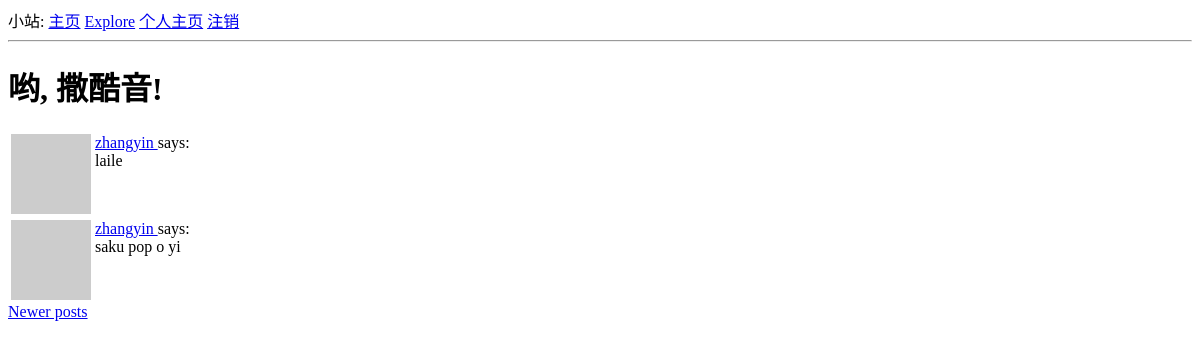
The app's page /explore?page=4 (signed in), older data.
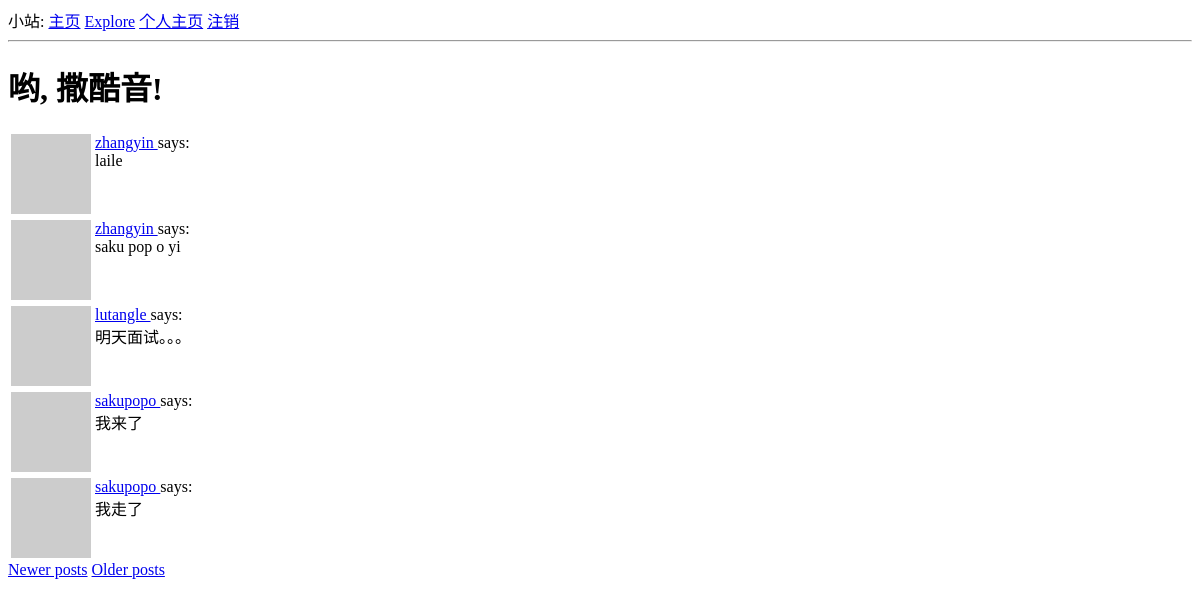
The same page, newer data.
### app/models.py (models this page shows, shortened)
class Post(db.Model):
    id = db.Column(db.Integer, primary_key=True)
    body = db.Column(db.String(140))
    timestamp = db.Column(db.DateTime)
    user_id = db.Column(db.Integer, db.ForeignKey('user.id'))

class User(UserMixin, db.Model):
    id = db.Column(db.Integer, primary_key=True)
    username = db.Column(db.String(64), index=True, unique=True)
    email = db.Column(db.String(120), index=True, unique=True)
    password_hash = db.Column(db.String(128))
    posts = db.relationship('Post', backref='author', lazy='dynamic')
    about_me = db.Column(db.String(140))
    last_seen = db.Column(db.DateTime, default=datetime.utcnow)
    followed = db.relationship(
        'User', secondary=followers,
        primaryjoin=(followers.c.follower_id == id),
        secondaryjoin=(followers.c.followed_id == id),
        backref=db.backref('followers', lazy='dynamic'), lazy='dynamic')
    def avatar(self, size):
        digest = md5(self.email.lower().encode('utf-8')).hexdigest()
        return 'https://www.gravatar.com/avatar/{}?d=identicon&s={}'.format(
            digest, size)

### app/routes.py (the view)
@app.route('/explore')
@login_required
def explore():
    page = request.args.get('page', 1, type=int)
    posts = Post.query.order_by(Post.timestamp.asc()).paginate(   #为什么desc，asc都是反的顺序？
       page, app.config['POSTS_PER_PAGE'], False)
    next_url = url_for('explore', page=posts.next_num) \
        if posts.has_next else None
    prev_url = url_for('explore', page=posts.prev_num) \
        if posts.has_prev else None
    return render_template('index.html', title='Explore', posts=posts.items,
                        next_url=next_url, prev_url=prev_url)

### app/models.py (called while the page is built)
@login.user_loader
def load_user(id):
    return User.query.get(int(id))

### app/routes.py (called while the page is built)
@app.before_request
def before_request():
    if current_user.is_authenticated:
        current_user.last_seen = datetime.now()
        db.session.commit()

### app/templates/index.html (shortened to what this page needs)
{% extends "base.html" %}
{% block content %}
    <h1>哟, {{ current_user.username }}!</h1>
    {% for post in posts %}
    {% include '_post.html' %}
    {% endfor %}
    {% if prev_url %}
    <a href="{{ prev_url }}">Newer posts</a>
    {% endif %}
    {% if next_url %}
    <a href="{{ next_url }}">Older posts</a>
    {% endif %}
    {% endblock %}

### app/templates/_post.html
    <table>
        <tr valign="top">
            <td><img src="{{ post.author.avatar(36) }}"></td>
            <td>
            	<a href="{{ url_for('user', username=post.author.username) }}">
            	{{ post.author.username }}
            	</a>
            says:<br>{{ post.body }}</td>
        </tr>
    </table>

Row changes from the older to the newer data that the page shows:
added Post: author.username "lutangle", body "明天面试。。。"
added Post: author.username "sakupopo", body "我来了"
added Post: author.username "sakupopo", body "我走了"
Text that changed along with them:
text now shown: "Older posts"
